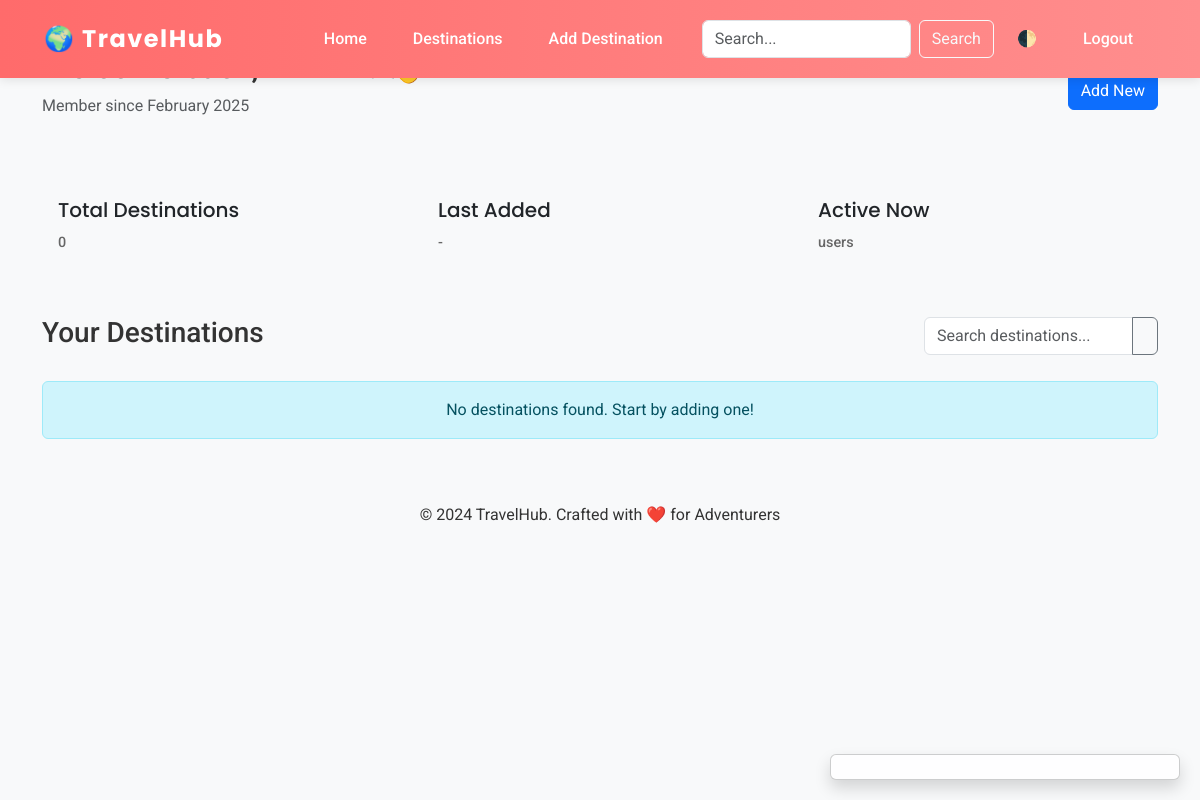
The app's page /dashboard/ (signed in), older data.
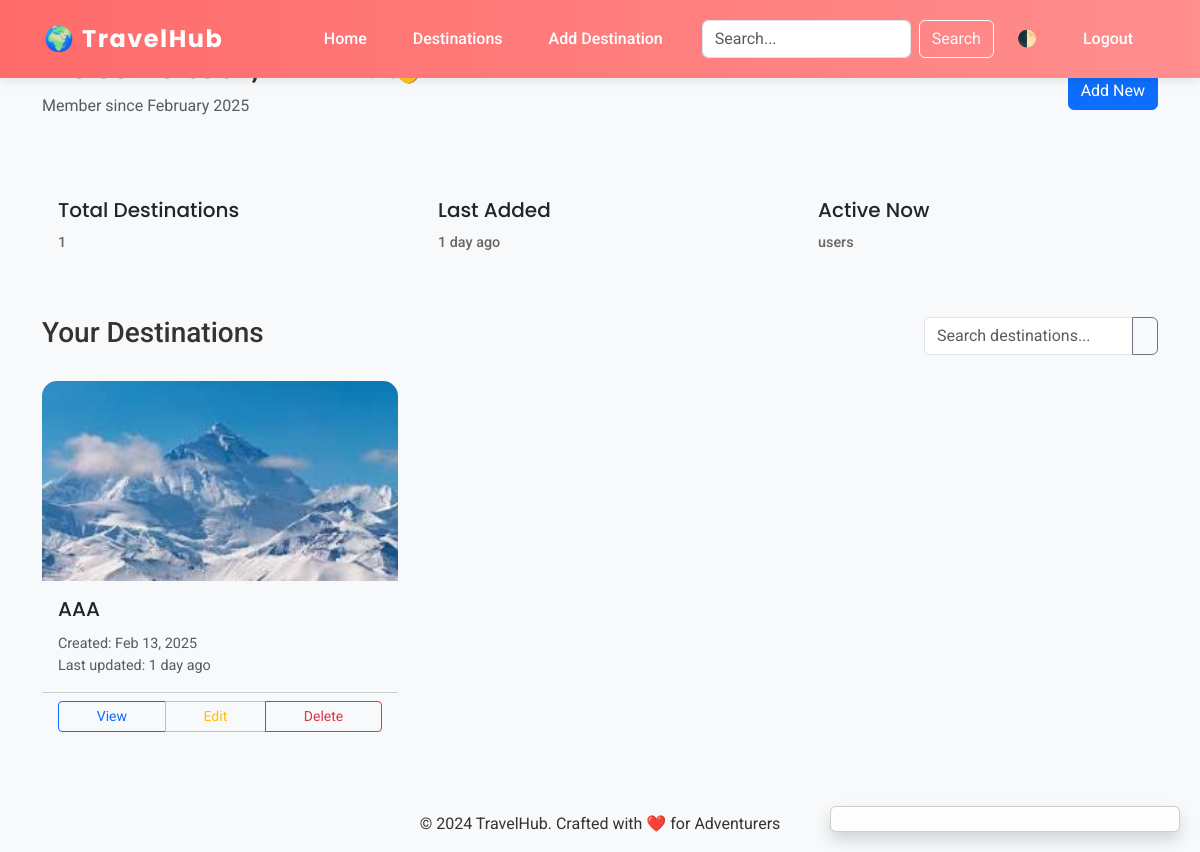
The same page, newer data.
### destinations/models.py (models this page shows, shortened)
class Destination(models.Model):
    created_by = models.ForeignKey(
        User,
        on_delete=models.CASCADE,
        related_name='created_destinations',
        verbose_name='Created By'
    )
    favorited_by = models.ManyToManyField(
        User,
        related_name='favorite_destinations',
        blank=True,
        verbose_name='Favorited By'
    )
    place_name = models.CharField(
        max_length=200,
        verbose_name='Destination Name',
        help_text="Official name of the tourist destination"
    )
    state = models.CharField(
        max_length=100,
        verbose_name='State/Province',
        help_text="State or province where the destination is located"
    )
    district = models.CharField(
        max_length=100,
        verbose_name='District/County',
        help_text="District or county within the state"
    )
    description = models.TextField(
        verbose_name='Description',
        help_text="Detailed description of the location and its attractions"
    )
    weather = models.CharField(
        max_length=100,
        verbose_name='Climate',
        help_text="Typical weather conditions and climate"
    )
    google_map_link = models.URLField(
        max_length=500,
        verbose_name='Google Maps Link',
        help_text="Full Google Maps URL for the location"
    )
    image = models.ImageField(
        upload_to='destinations/%Y/%m/%d/',
        verbose_name='Featured Image',
        help_text="Primary display image for the destination"
    )
    is_featured = models.BooleanField(
        default=False,
        verbose_name='Featured Destination',
        help_text="Check to highlight this as a featured destination"
    )
    created_at = models.DateTimeField(
        auto_now_add=True,
        verbose_name='Creation Date',
        editable=False
    )
    modified_at = models.DateTimeField(
        auto_now=True,
        verbose_name='Last Modified'
    )
    class Meta:
        ordering = ['-created_at']
        verbose_name = 'Tourist Destination'
        verbose_name_plural = 'Tourist Destinations'
        indexes = [
            models.Index(fields=['place_name', 'state']),
            models.Index(fields=['created_at']),
            models.Index(fields=['is_featured']),
        ]

### destinations/views.py (the view)
# urls.py: path('dashboard/', DashboardView.as_view(), name='dashboard'),
class DashboardView(LoginRequiredMixin, ListView):
    template_name = 'destinations/dashboard.html'
    context_object_name = 'created_destinations'
    paginate_by = 8
    def get_queryset(self):
        return Destination.objects.filter(created_by=self.request.user).select_related('created_by')
    def get_context_data(self, **kwargs):
        context = super().get_context_data(**kwargs)
        user = self.request.user
        context.update({
            'favorite_destinations': user.favorite_destinations.select_related('created_by'),
            'stats': {
                'total_created': self.get_queryset().count(),
                'total_favorites': user.favorite_destinations.count(),
                'active_users': User.objects.filter(is_active=True).count()
            }
        })
        return context

### destinations/templates/destinations/dashboard.html (shortened to what the changed rows need)
{% extends 'base.html' %}
{% load static %}
{% block content %}
<div class="container mt-5">
    <div class="dashboard-header mb-5">
        <div class="row align-items-center">
            <div class="col-md-8">
                <h2>Welcome back, {{ user.username }}! 👋</h2>
            </div>
        </div>
    </div>
    <div class="row mb-5">
        <div class="col-md-4">
            <div class="card stat-card">
                <div class="card-body">
                    <h5 class="card-title">Total Destinations</h5>
                    <h2 class="card-text">{{ created_destinations.count }}</h2>
                </div>
            </div>
        </div>
        <div class="col-md-4">
            <div class="card stat-card">
                <div class="card-body">
                    <h5 class="card-title">Last Added</h5>
                    <h2 class="card-text">
                        {% if created_destinations %}
                            {{ created_destinations.0.created_at|timesince }} ago
                        {% else %}
                            -
                        {% endif %}
                    </h2>
                </div>
            </div>
        </div>
        <div class="col-md-4">
            <div class="card stat-card">
                <div class="card-body">
                    <h2 class="card-text">{{ active_users }} users</h2>
                </div>
            </div>
        </div>
    </div>
    <div class="dashboard-content">
        <div class="row" id="destinations-list">
            {% for destination in created_destinations %}
            <div class="col-md-4 mb-4">
                <div class="card h-100">
                    <img src="{{ destination.image.url }}" class="card-img-top"
                         alt="{{ destination.place_name }}" style="height: 200px; object-fit: cover;">
                    <div class="card-body">
                        <h5 class="card-title">{{ destination.place_name }}</h5>
                        <p class="card-text text-muted small">
                            Created: {{ destination.created_at|date:"M d, Y" }}<br>
                            Last updated: {{ destination.modified_at|timesince }} ago
                        </p>
                    </div>
                    <div class="card-footer bg-transparent">
                        <div class="btn-group w-100">
                            <a href="{% url 'destination_detail' destination.pk %}"
                               class="btn btn-sm btn-outline-primary">
                                 View
                            </a>
                            <a href="{% url 'destination_update' destination.pk %}"
                               class="btn btn-sm btn-outline-warning">
                                 Edit
                            </a>
                            <button class="btn btn-sm btn-outline-danger"
                                    data-bs-toggle="modal"
                                    data-bs-target="#deleteModal-{{ destination.pk }}">
                                 Delete
                            </button>
                        </div>
                    </div>
                </div>
            </div>
            {% empty %}
            <div class="col-12">
                <div class="alert alert-info text-center">
                    No destinations found. Start by adding one!
                </div>
            </div>
            {% endfor %}
        </div>
    </div>
</div>
{% endblock %}

Row changes from the older to the newer data that the page shows:
now on this page (row edited): Destination: created_at "1 day", image (picture), place_name "AAA", created_at "Feb 13, 2025", modified_at "1 day"
Text that changed along with them:
{{ created_destinations.count }}: "0" → "1"
text no longer shown: "- No destinations found. Start by adding one!"
text now shown: "ago"
